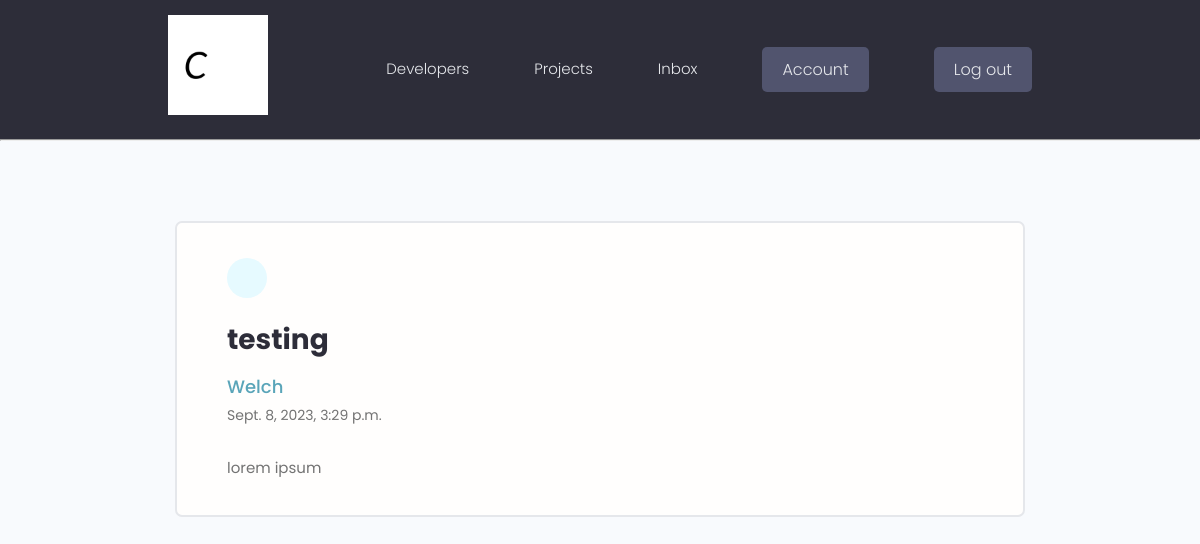
The app's page /message/dd02fae1-d58f-4410-a8ac-6f9134000cd8/ (signed in) with its own data.
### users/models.py (models this page shows, shortened)
class Message(models.Model):
    sender = models.ForeignKey(
        Profile, on_delete=models.SET_NULL, null=True, blank=True)
    recipient = models.ForeignKey(
        Profile, on_delete=models.SET_NULL, null=True, blank=True, related_name="messages")
    name = models.CharField(max_length=200, null=True, blank=True)
    email = models.EmailField(max_length=200, null=True, blank=True)
    subject = models.CharField(max_length=200, null=True, blank=True)
    body = models.TextField()
    is_read = models.BooleanField(default=False, null=True)
    created = models.DateTimeField(auto_now_add=True)
    id = models.UUIDField(default=uuid.uuid4, unique=True,
                          primary_key=True, editable=False)
    class Meta:
        ordering = ['is_read', '-created']

### users/views.py (the view)
# urls.py: path('message/<str:pk>/', views.viewMessage, name="message"),
@login_required(login_url='login')
def viewMessage(request, pk):
    profile = request.user.profile
    message = profile.messages.get(id=pk)
    if message.is_read == False:
        message.is_read = True
        message.save()
    context = {'message': message}
    return render(request, 'users/message.html', context)

### users/templates/users/message.html (shortened to what this page needs)
{% extends 'main.html' %}
{% block content %}
<main class="messagePage my-xl">
  <div class="content-box">
    <div class="message">
      <a class="backButton" href="{% url 'inbox' %}"></a>
      <h2 class="message__subject">{{message.subject}}</h4>
        {% if message.sender %}
        <a href="{% url 'user-profile' message.sender.id  %}" class="message__author">{{message.name}}</a>
        {% else %}
        <p class="message__author">{{message.name}}</p>
        {% endif %}
        <p class="message__date">{{message.created}}</p>
        <div class="message__body">{{message.body|linebreaksbr}}</div>
    </div>
  </div>
</main>
{% endblock content %}

### static/styles/app.css (style rules this page uses)
:root { --color-sub: #2d2d39; }
.content-box { width: 95%; max-width: 85rem; margin: 0 auto; }
.message { padding: 2.5rem 0; }
.message > a { display: flex; gap: 1rem; }
.message__author, .message__date { flex-basis: 25%; }
.message__subject { flex-basis: 50%; }
.message__date { text-align: right; }
.messagePage .message { list-style: none; background: var(--color-white); padding: 3.5rem 5rem; border: 2px solid var(--color-light); border-radius: 0.7rem; }
.messagePage .message__subject { font-size: 2.8rem; color: var(--color-sub); margin-bottom: 1rem; margin-top: 2rem; }
.messagePage .message__author { font-size: 1.8rem; font-weight: 500; }
.messagePage .message__date { font-size: 1.4rem; font-weight: 400; text-align: left; margin-bottom: 3rem; }
.backButton { background: var(--color-main-light); color: var(--color-main); width: 4rem; height: 4rem; display: flex; align-items: center; justify-content: center; border-radius: 50%; }

### static/uikit/styles/modules/_variables.css (style rules this page uses)
:root { --color-main: #5aa5b9; --color-main-light: #e6faff; --color-sub: #3f4156; --color-sub-light: #51546e; --color-sub-lighter: #ededfd; --color-text: #737373; --color-gray: #8b8b8b; --color-light: #e5e7eb; --color-light-gray: #767676; --color-bg: #f8fafd; --color-white: #fffefd; --color-white-light: #f3f3f3; --color-success: #359e64; --color-success-bg: #def8e8; --color-error: #fc4b0b; --color-error-bg: #fff2ee; --font-base: 'Poppins', arial, helvetica, 'Segoe UI', roboto, ubuntu, sans-serif; --font-monospace: 'Fira Code', 'Courier New', courier, monospace; --font-regular: 300; --font-medium: 500; --font-bold: 700; --generic-shadow: 1px 1px 5px #00000010; --generic-transition: all 0.3s ease-in-out; }

### static/uikit/styles/modules/_base.css (style rules this page uses)
* { margin: 0; padding: 0; box-sizing: border-box; text-rendering: optimizeLegibility; color: inherit; font-size: inherit; }
html { font-size: 50%; }
@media only screen and (min-width: 480px) { html { font-size: 56.25%; } }
@media only screen and (min-width: 1200px) { html { font-size: 62.5%; } }
body { line-height: 1.6; font-weight: 400; font-size: 1.5rem; color: var(--color-text); background-color: var(--color-bg); min-height: 100vh; }

### static/uikit/styles/modules/_typography.css (style rules this page uses)
* { font-family: var(--font-base); }
h2 { font-size: 3.6rem; font-weight: var(--font-bold); }
p, span, strong { font-size: 1.6rem; color: var(--color-text); font-weight: var(--font-regular); }
a { padding-bottom: 2px; text-decoration: none; display: inline-block; color: var(--color-main); font-weight: var(--font-medium); }

### static/uikit/styles/modules/_utilities.css (style rules this page uses)
.my-xl { margin: 8rem auto; }

### records on screen
Message: subject "testing", name "Welch", created "Sept. 8, 2023, 3:29 p.m.", body "lorem ipsum"
